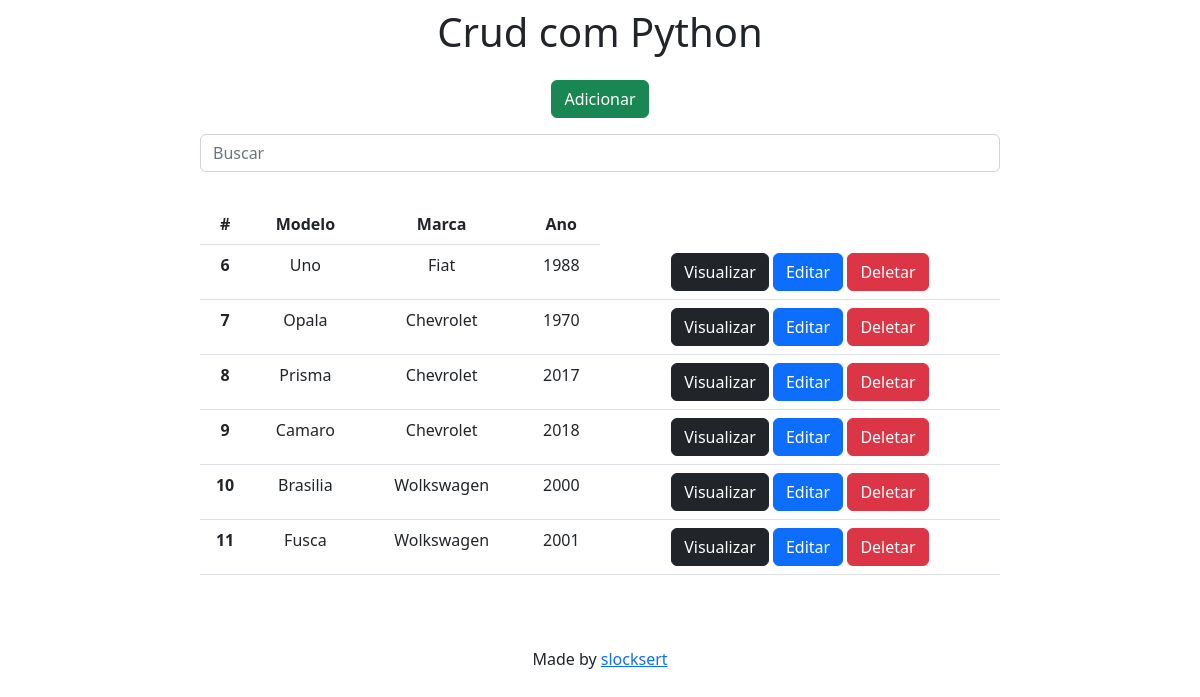
The page / on the database its author committed.
### app/models.py (models this page shows)
class Carros(models.Model):
    modelo = models.CharField(max_length=150)
    marca = models.CharField(max_length=150)
    ano = models.IntegerField()

### app/views.py (the view)
# urls.py: 2. Add a URL to urlpatterns:  path('', views.home, name='home')
def home(request):
    data = {}
    search = request.GET.get('search')
    if search:
        data['db'] = Carros.objects.filter(modelo__icontains=search)
    else:
        data['db'] = Carros.objects.all()
    return render(request, 'index.html', data)

### app/templates/index.html (shortened to what this page needs)
<!DOCTYPE html>
<html lang="pt-br">
    <head>
        <link href="https://cdn.jsdelivr.net/npm/bootstrap@5.2.2/dist/css/bootstrap.min.css" rel="stylesheet">
    </head>
    <body>
        <div class="col-8 m-auto pt-2 pb-2 text-center"><h1>Crud com Python</h1></div>
        <div class="col-8 m-auto pt-2 pb-2 text-center"><a href="/form" class="btn btn-success">Adicionar</a></div>
        <div class="col-8 m-auto pt-2 pb-2 text-center"><form method="get"><input type="text" id="search" name="search" class="form-control" placeholder="Buscar"></form></div>
        <div class="col-8 m-auto pt-4 pb-2 text-center">
            <table class="table">
            <thead class="thead-dark">
              <tr>
                <th scope="col">#</th>
                <th scope="col">Modelo</th>
                <th scope="col">Marca</th>
                <th scope="col">Ano</th>
              </tr>
            </thead>
            <tbody>
            {% for dbs in db%}
             <tr>
                <th>{{dbs.id}}</th>
                <td>{{dbs.modelo}}</td>
                <td>{{dbs.marca}}</td>
                <td>{{dbs.ano}}</td>
                <td>
                    <a href="/view/{{dbs.id}}/" class="btn btn-dark">Visualizar</a>
                    <a href="/edit/{{dbs.id}}/" class="btn btn-primary">Editar</a>
                    <a href="/delete/{{dbs.id}}/" class="btn btn-danger btnDel">Deletar</a>
                </td>
             </tr>
            {% endfor %}
            </tbody>
            </table>
        </div>
        {% load static %}
    </body>
    <footer>
        <div class="m-auto pt-5 text-center">Made by <a href="https://github.com/slocksert" target="_blank">slocksert</a></div>
    </footer>
</html>

### rows shown on the page
Carros: id "6", modelo "Uno", marca "Fiat", ano "1988"
Carros: id "7", modelo "Opala", marca "Chevrolet", ano "1970"
Carros: id "8", modelo "Prisma", marca "Chevrolet", ano "2017"
Carros: id "9", modelo "Camaro", marca "Chevrolet", ano "2018"
Carros: id "10", modelo "Brasilia", marca "Wolkswagen", ano "2000"
Carros: id "11", modelo "Fusca", marca "Wolkswagen", ano "2001"
